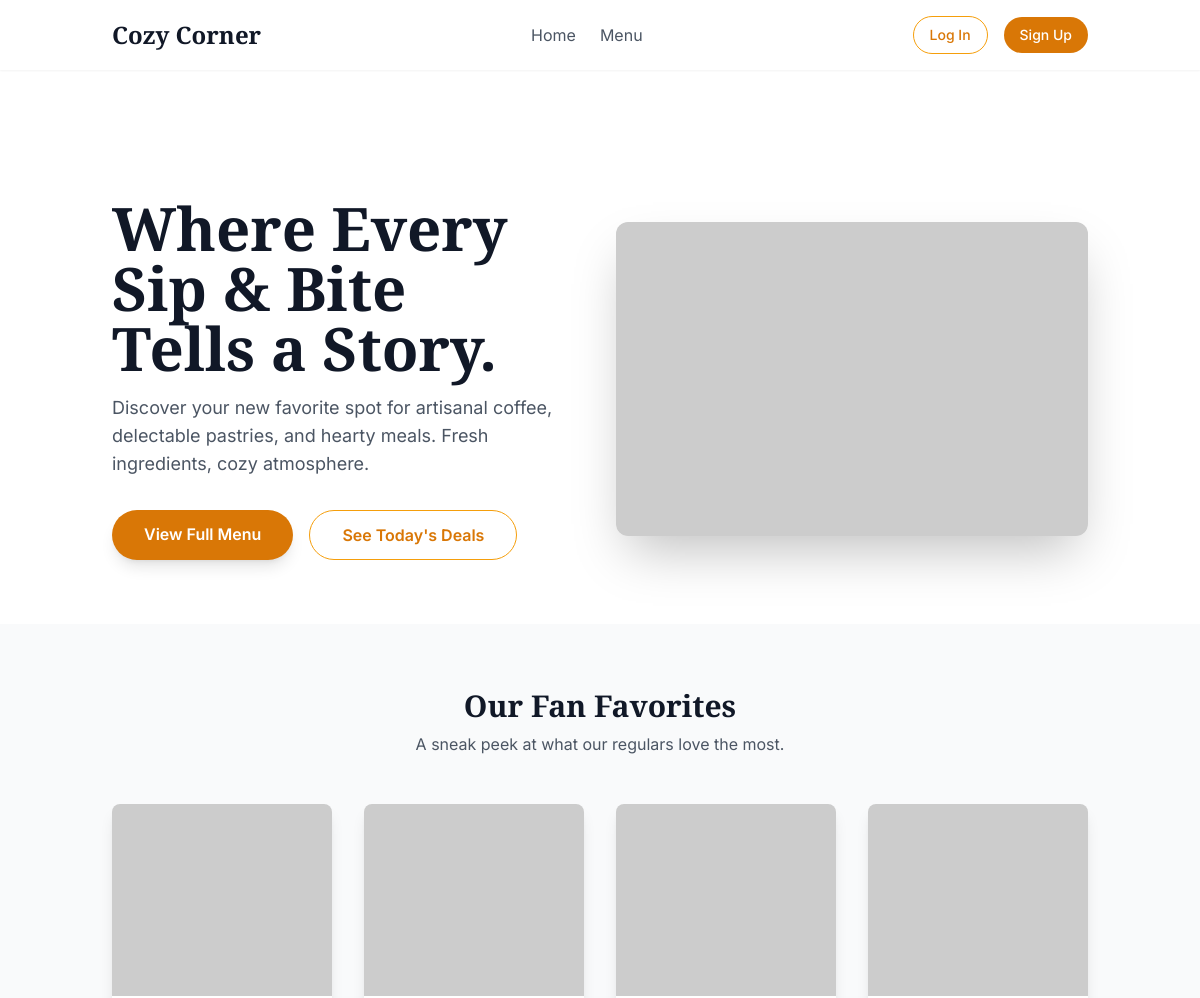
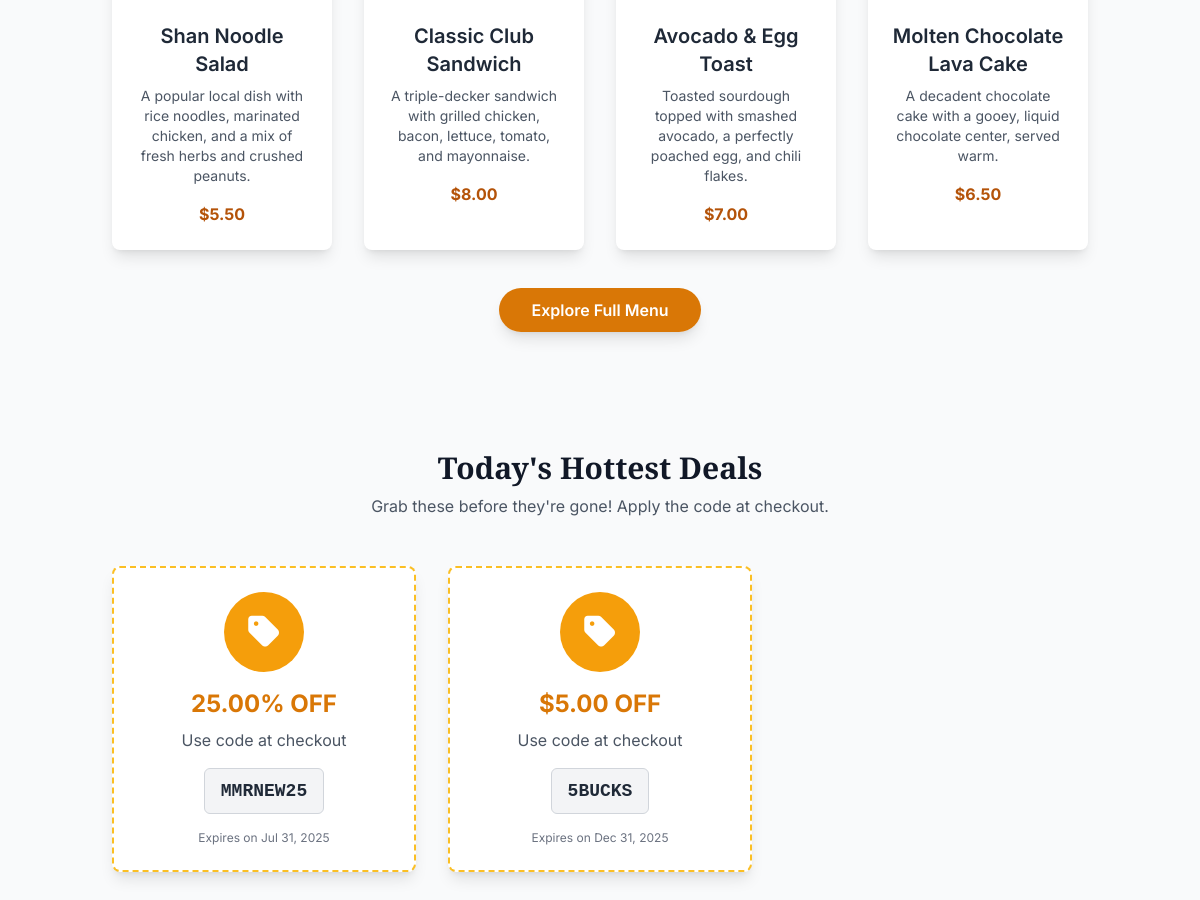
The page / on the database its author committed (2 pictures, top to bottom).
### tables this page shows
CREATE TABLE `menu_items` (
  `id` INT AUTO_INCREMENT PRIMARY KEY,
  `category_id` INT NOT NULL,
  `name` VARCHAR(255) NOT NULL,
  `description` TEXT,
  `price` DECIMAL(10, 2) NOT NULL,
  `image_url` VARCHAR(255) ,
  `is_available` BOOLEAN NOT NULL DEFAULT TRUE,
  `created_at` TIMESTAMP DEFAULT CURRENT_TIMESTAMP,
  FOREIGN KEY (`category_id`) REFERENCES `categories`(`id`) ON DELETE CASCADE
);

CREATE TABLE `coupons` (
  `id` INT AUTO_INCREMENT PRIMARY KEY,
  `code` VARCHAR(50) NOT NULL UNIQUE,
  `discount_type` ENUM('percentage', 'fixed') NOT NULL,
  `discount_value` DECIMAL(10, 2) NOT NULL,
  `usage_limit` INT NOT NULL DEFAULT 1,
  `expiry_date` DATE,
  `is_active` BOOLEAN NOT NULL DEFAULT TRUE,
  `created_at` TIMESTAMP DEFAULT CURRENT_TIMESTAMP
);

### config/functions.php (called while the page is built, shortened)
<?php
function is_logged_in() {
    return isset($_SESSION['user_id']);
}
?>

### index.php (the view, shortened to what this page needs)
<?php
require_once 'config/db.php';
$active_coupons = [];
$today = date('Y-m-d');
$sql_coupons = "SELECT * FROM coupons WHERE is_active = TRUE AND (expiry_date IS NULL OR expiry_date >= ?) ORDER BY created_at DESC LIMIT 3";
$stmt_coupons = $conn->prepare($sql_coupons);
$stmt_coupons->bind_param("s", $today);
$stmt_coupons->execute();
$result_coupons = $stmt_coupons->get_result();
if ($result_coupons->num_rows > 0) {
    while ($row = $result_coupons->fetch_assoc()) {
        $active_coupons[] = $row;
    }
}
$featured_items = [];
$sql_items = "SELECT * FROM menu_items WHERE is_available = TRUE ORDER BY id DESC LIMIT 4";
$result_items = $conn->query($sql_items);
if($result_items && $result_items->num_rows > 0) {
    while($row = $result_items->fetch_assoc()){
        $featured_items[] = $row;
    }
}
?>
<!DOCTYPE html>
<html lang="en">
<head>
    <script src="https://cdn.tailwindcss.com"></script>
    <link rel="stylesheet" href="https://cdnjs.cloudflare.com/ajax/libs/font-awesome/6.5.1/css/all.min.css">
</head>
<body class="bg-gray-50 text-gray-800 smooth-scroll">
    <div x-data="{ mobileMenuOpen: false }">
        <?php include 'partials/header.php'; ?>
        <main>
            <section id="hero" class="pt-24 md:pt-32 pb-16 bg-white">
                <div class="container mx-auto px-6">
                    <div class="flex flex-col md:flex-row items-center gap-8">
                        <div class="md:w-1/2 text-center md:text-left">
                            <h1 class="text-4xl md:text-6xl font-bold font-display text-gray-900 leading-tight">
                                Where Every Sip & Bite <br class="hidden md:block"> Tells a Story.
                            </h1>
                            <p class="mt-4 text-lg text-gray-600">
                                Discover your new favorite spot for artisanal coffee, delectable pastries, and hearty meals. Fresh ingredients, cozy atmosphere.
                            </p>
                            <div class="mt-8 flex justify-center md:justify-start gap-4">
                                <a href="menu.php" class="px-8 py-3 font-semibold text-white bg-amber-600 rounded-full hover:bg-amber-700 transition duration-300 shadow-lg">View Full Menu</a>
                                <a href="#coupons" class="px-8 py-3 font-semibold text-amber-600 bg-white border border-amber-500 rounded-full hover:bg-amber-50 transition duration-300">See Today's Deals</a>
                            </div>
                        </div>
                        <div class="md:w-1/2 mt-8 md:mt-0">
                            <img src="https://placehold.co/600x400/FDBF60/333333?text=Cozy+Cafe" alt="A cozy scene from the cafe" class="rounded-xl shadow-2xl w-full h-auto">
                        </div>
                    </div>
                </div>
            </section>
            <section id="menu" class="py-16">
                <div class="container mx-auto px-6 text-center">
                    <h2 class="text-3xl font-bold font-display text-gray-900">Our Fan Favorites</h2>
                    <p class="mt-2 text-gray-600">A sneak peek at what our regulars love the most.</p>
                    <?php if (!empty($featured_items)): ?>
                        <div class="grid grid-cols-1 sm:grid-cols-2 lg:grid-cols-4 gap-8 mt-12">
                            <?php foreach ($featured_items as $item): ?>
                                <div class="bg-white rounded-lg shadow-lg overflow-hidden transform hover:-translate-y-2 transition-transform duration-300">
                                    <img src="<?php echo htmlspecialchars($item['image_url']); ?>" alt="<?php echo htmlspecialchars($item['name']); ?>" class="w-full h-48 object-cover" onerror="this.onerror=null;this.src='https://placehold.co/400x300/FDBF60/333?text=Image+Not+Found';">
                                    <div class="p-6">
                                        <h3 class="text-xl font-semibold mb-2"><?php echo htmlspecialchars($item['name']); ?></h3>
                                        <p class="text-gray-600 text-sm mb-4"><?php echo htmlspecialchars($item['description']); ?></p>
                                        <span class="font-bold text-amber-700">$<?php echo htmlspecialchars(number_format($item['price'], 2)); ?></span>
                                    </div>
                                </div>
                            <?php endforeach; ?>
                        </div>
                    <?php else: ?>
                        <div class="mt-12 text-gray-500">
                            <p>Our chefs are busy crafting our new featured items. Please check back soon!</p>
                        </div>
                    <?php endif; ?>
                    <div class="mt-12">
                         <a href="menu.php" class="px-8 py-3 font-semibold text-white bg-amber-600 rounded-full hover:bg-amber-700 transition duration-300 shadow-lg">Explore Full Menu</a>
                    </div>
                </div>
            </section>
            <section id="coupons" class="py-16">
                 <div class="container mx-auto px-6 text-center">
                    <h2 class="text-3xl font-bold font-display text-gray-900">Today's Hottest Deals</h2>
                    <p class="mt-2 text-gray-600 mb-12">Grab these before they're gone! Apply the code at checkout.</p>
                    <?php if (!empty($active_coupons)): ?>
                        <div class="grid grid-cols-1 md:grid-cols-2 lg:grid-cols-3 gap-8">
                            <?php foreach ($active_coupons as $coupon): ?>
                                <div class="bg-white border-2 border-dashed border-amber-400 rounded-lg shadow-lg p-6 flex flex-col items-center text-center transform hover:scale-105 transition-transform duration-300">
                                    <div class="bg-amber-500 text-white rounded-full h-20 w-20 flex items-center justify-center mb-4">
                                        <i class="fas fa-tag text-4xl"></i>
                                    </div>
                                    <h3 class="text-2xl font-bold text-amber-600">
                                        <?php echo $coupon['discount_type'] == 'percentage' ? htmlspecialchars($coupon['discount_value']) . '%' : '$' . htmlspecialchars(number_format($coupon['discount_value'], 2)); ?> OFF
                                    </h3>
                                    <p class="text-gray-600 mt-2">Use code at checkout</p>
                                    <p class="my-4 bg-gray-100 border border-gray-300 font-mono text-lg font-bold px-4 py-2 rounded-md"><?php echo htmlspecialchars($coupon['code']); ?></p>
                                    <p class="text-xs text-gray-500">
                                        <?php echo $coupon['expiry_date'] ? 'Expires on ' . date('M d, Y', strtotime($coupon['expiry_date'])) : 'Does not expire'; ?>
                                    </p>
                                </div>
                            <?php endforeach; ?>
                        </div>
                    <?php endif; ?>
                </div>
            </section>
        </main>
    </div>
</body>
</html>

### partials/header.php (shortened to what this page needs)
<?php
require_once(realpath(dirname(__FILE__) . '/../config/functions.php'));
?>
<!DOCTYPE html>
<html lang="en">
<head>
    <script src="https://cdn.tailwindcss.com"></script>
    <link rel="stylesheet" href="https://cdnjs.cloudflare.com/ajax/libs/font-awesome/6.5.1/css/all.min.css">
</head>
<body class="bg-gray-50 text-gray-800">
    <div x-data="{ mobileMenuOpen: false }">
        <header class="bg-white/90 backdrop-blur-lg shadow-sm sticky top-0 w-full z-50">
            <div class="container mx-auto px-6 py-4">
                <div class="flex items-center justify-between">
                    <div class="text-2xl font-bold font-display text-gray-900">
                        <a href="<?php echo BASE_URL; ?>/index.php">Cozy Corner</a>
                    </div>
                    <nav class="hidden md:flex items-center space-x-6">
                        <a href="<?php echo BASE_URL; ?>index.php" class="text-gray-600 hover:text-amber-600 transition">Home</a>
                        <a href="<?php echo BASE_URL; ?>menu.php" class="text-gray-600 hover:text-amber-600 transition">Menu</a>
                    </nav>
                    <div class="hidden md:flex items-center space-x-4">
                        <?php if (is_logged_in()): ?>
                            <a href="<?php echo BASE_URL; ?>/cart.php" class="relative text-gray-600 hover:text-amber-600 transition">
                                <i class="fa-solid fa-cart-shopping text-xl"></i>
                                <?php $cart_count = get_cart_item_count($conn); ?>
                                <?php if ($cart_count > 0): ?>
                                    <span class="absolute -top-2 -right-3 bg-amber-500 text-white text-xs font-bold rounded-full h-5 w-5 flex items-center justify-center"><?php echo $cart_count; ?></span>
                                <?php endif; ?>
                            </a>
                            <a href="<?php echo BASE_URL; ?>/logout.php" class="px-4 py-2 text-sm font-medium text-amber-600 border border-amber-500 rounded-full hover:bg-amber-500 hover:text-white transition">Log Out</a>
                        <?php else: ?>
                            <a href="<?php echo BASE_URL; ?>/login.php" class="px-4 py-2 text-sm font-medium text-amber-600 border border-amber-500 rounded-full hover:bg-amber-500 hover:text-white transition">Log In</a>
                            <a href="<?php echo BASE_URL; ?>/register.php" class="px-4 py-2 text-sm font-medium text-white bg-amber-600 rounded-full hover:bg-amber-700 transition">Sign Up</a>
                        <?php endif; ?>
                    </div>
                </div>
            </div>
        </header>
</body>
</html>

### index.php (style rules this page uses)
body { font-family: 'Inter', sans-serif; }
.font-display { font-family: 'Playfair Display', serif; }
.smooth-scroll { scroll-behavior: smooth; }

### partials/header.php (style rules this page uses)
body { font-family: 'Inter', sans-serif; }
.font-display { font-family: 'Playfair Display', serif; }
.smooth-scroll { scroll-behavior: smooth; }

### rows shown on the page
menu_items: name "Shan Noodle Salad", description "A popular local dish with rice noodles, marinated chicken, and a mix of fresh herbs and crushed peanuts.", price "5.50"
menu_items: name "Classic Club Sandwich", description "A triple-decker sandwich with grilled chicken, bacon, lettuce, tomato, and mayonnaise.", price "8.00"
menu_items: name "Avocado & Egg Toast", description "Toasted sourdough topped with smashed avocado, a perfectly poached egg, and chili flakes.", price "7.00"
menu_items: name "Molten Chocolate Lava Cake", description "A decadent chocolate cake with a gooey, liquid chocolate center, served warm.", price "6.50"
coupons: discount_value "25.00", code "MMRNEW25", expiry_date "Jul 31, 2025"
coupons: discount_value "5.00", code "5BUCKS", expiry_date "Dec 31, 2025"
